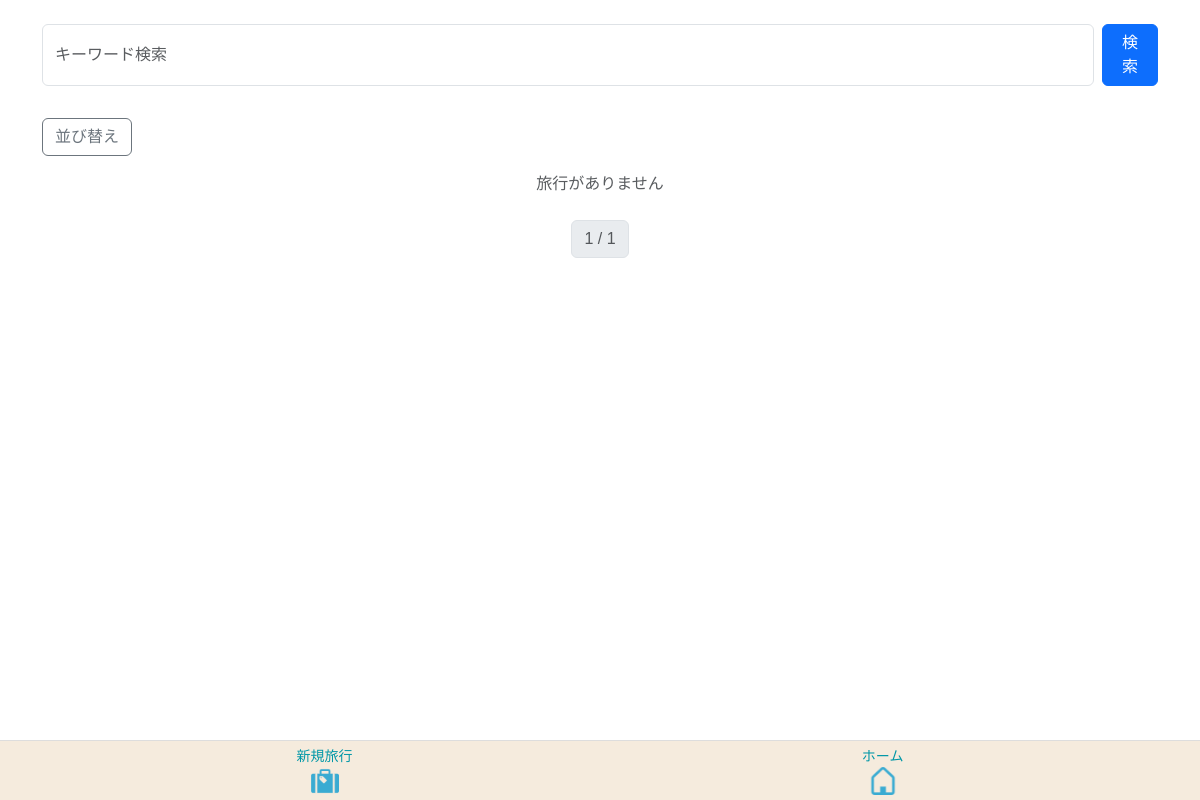
Page /home/ (signed in) on the earlier database version.
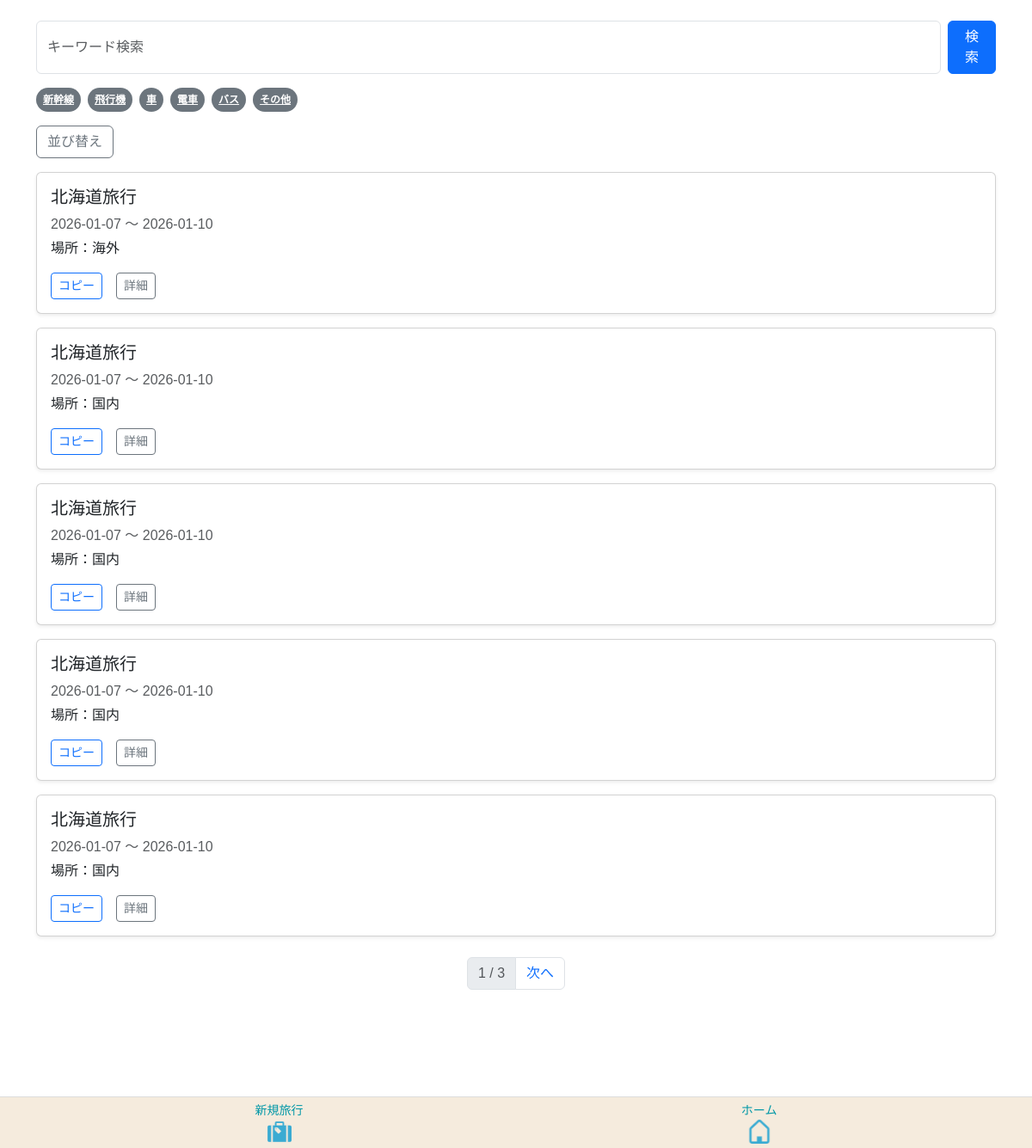
Same page on the later database version.
### app/models/travel.py (models this page shows, shortened)
class Transport(models.Model):
    class TransportType(models.IntegerChoices):
     SHINKANSEN = 0, _("新幹線")
     AIRPLANE   = 1, _("飛行機")
     CAR        = 2, _("車")
     TRAIN      = 3, _("電車")
     BUS        = 4, _("バス")
     OTHER      = 5, _("その他")
    transport_id = models.AutoField(
        primary_key=True,
        verbose_name=_("交通手段ID")
    )
    transport_type = models.IntegerField(
    choices=TransportType.choices,
    verbose_name=_("交通手段")
    )
    created_at = models.DateTimeField(
        auto_now_add=True,
        verbose_name=_("作成日")
    )
    updated_at = models.DateTimeField(
       auto_now=True,
        verbose_name=_("更新日")
    )
    class Meta:
        verbose_name = _("交通手段")
        verbose_name_plural = _("交通手段")

class Travel_info(models.Model):
    class StayType(models.IntegerChoices):
        DAY_TRIP = 0, _("日帰り")
        STAY     = 1, _("宿泊")
    class LocationType(models.IntegerChoices):
        DOMESTIC = 0, _("国内")
        OVERSEAS = 1, _("海外")
    class StatusType(models.IntegerChoices):
        NOT_DONE  = 0, _("未")
        COMPLETE  = 1, _("完")
        PROCESSED = 2, _("済")
    travel_info_id = models.AutoField(
        primary_key=True,
        verbose_name=_("旅行情報ID")
    )
    user = models.ForeignKey(
        settings.AUTH_USER_MODEL,
        on_delete=models.CASCADE,
        verbose_name=_("ユーザーID")
    )
    travel_title = models.CharField(
        max_length=100,
        verbose_name=_("旅行タイトル")
    )
    start_date = models.DateField(
        verbose_name=_("開始日")
    )
    end_date = models.DateField(
        verbose_name=_("終了日")
    )
    stay_type = models.IntegerField(
        choices=StayType.choices,
        verbose_name=_("宿泊タイプ")
    )
    location = models.IntegerField(
        choices=LocationType.choices,
        verbose_name=_("場所")
    )
    memo = models.CharField(
        max_length=230,
        blank=True,
        verbose_name=_("メモ")
    )
    status = models.IntegerField(
        choices=StatusType.choices,
        default=0,
        verbose_name=_("ステータス")
    )
    transport = models.ManyToManyField(
        "Transport",
        through="Travelmode",
        verbose_name=_("交通手段")
    )
    created_at = models.DateField(
        auto_now_add=True,
        verbose_name=_("作成日")
    )
    updated_at = models.DateField(
       auto_now=True,
        verbose_name=_("更新日")
    )
    class Meta:
        verbose_name = _("旅行情報")
        verbose_name_plural = _("旅行情報")

### app/views/home.py (the view)
# urls.py: path('home/', HomeView.as_view(), name='home'),
class HomeView(LoginRequiredMixin, TemplateView):
    template_name = "home/home.html"
    login_url = "/login/"  # ログインページのURLに合わせて変更
    def get(self, request, *args, **kwargs):
        keyword = request.GET.get("keyword", "")
        transport_filter = request.GET.get("transport", "")
        sort = request.GET.get("sort", "")
        travels = Travel_info.objects.filter(user=request.user)
        if keyword:
            travels = travels.filter(travel_title__icontains=keyword)
        if transport_filter:
            travels = travels.filter(transport__transport_type=transport_filter)
        if sort == "title_asc":
            travels = travels.order_by("travel_title")
        elif sort == "title_desc":
            travels = travels.order_by("-travel_title")
        elif sort == "date_asc":
            travels = travels.order_by("start_date")
        elif sort == "date_desc":
            travels = travels.order_by("-start_date")
        paginator = Paginator(travels, 5)
        page = request.GET.get("page")
        travels_page = paginator.get_page(page)
        tags = Transport.objects.all()
        return render(request, self.template_name, {
            "travels": travels_page,
            "keyword": keyword,
            "tags": tags,
            "transport_filter": transport_filter,
            "sort": sort,
        })

### templates/home/home.html (shortened to what this page needs)
{% extends 'base.html' %}
{% load static %}
{% block extra_css %}
{{ block.super }}
{% endblock %}
{% block content %}
<div class="container mt-4 mb-5">
    <form method="GET" class="d-flex mb-3">
        <input type="text" name="keyword" value="{{ keyword }}" class="form-control me-2"
               placeholder="キーワード検索">
        <button class="btn btn-primary">検索</button>
    </form>
    <div class="d-flex overflow-auto mb-3" style="white-space: nowrap;">
        {% for tag in tags %}
            <a href="?transport={{ tag.transport_type }}"
               class="badge rounded-pill bg-secondary text-white me-2 p-2">
                {{ tag.get_transport_type_display }}
            </a>
        {% endfor %}
    </div>
    <button class="btn btn-outline-secondary mb-3" data-bs-toggle="modal" data-bs-target="#sortModal">
        並び替え
    </button>
    {% for t in travels %}
        <div class="card mb-3 shadow-sm">
            <div class="card-body">
                <h5 class="card-title">{{ t.travel_title }}</h5>
                <p class="card-text text-muted mb-1">
                    {{ t.start_date|date:"Y-m-d" }} 〜 {{ t.end_date|date:"Y-m-d" }}
                </p>
                <p class="card-text">
                    場所：{{ t.get_location_display }}
                </p>
                <div class="d-flex gap-3">
                    <a href="{% url 'app:template_preview' %}?copy={{ t.travel_info_id }}"
                       class="btn btn-sm btn-outline-primary">
                        コピー
                    </a>
                    <a href="#" class="btn btn-sm btn-outline-secondary">
                        詳細
                    </a>
                </div>
            </div>
        </div>
    {% empty %}
        <p class="text-center text-muted">旅行がありません</p>
    {% endfor %}
    <div class="d-flex justify-content-center mt-4">
        <nav>
            <ul class="pagination">
                <li class="page-item disabled">
                    <span class="page-link">
                        {{ travels.number }} / {{ travels.paginator.num_pages }}
                    </span>
                </li>
                {% if travels.has_next %}
                    <li class="page-item">
                        <a class="page-link" href="?page={{ travels.next_page_number }}">次へ</a>
                    </li>
                {% endif %}
            </ul>
        </nav>
    </div>
</div>
{% endblock%}

Differences in the rows shown:
added Transport: transport_type "新幹線"
added Transport: transport_type "飛行機"
added Transport: transport_type "車"
added Transport: transport_type "電車"
added Transport: transport_type "バス"
added Transport: transport_type "その他"
added Travel_info: travel_title "北海道旅行", start_date "2026-01-07", end_date "2026-01-10", location "海外"
added Travel_info: travel_title "北海道旅行", start_date "2026-01-07", end_date "2026-01-10", location "国内"
added Travel_info: travel_title "北海道旅行", start_date "2026-01-07", end_date "2026-01-10", location "国内"
added Travel_info: travel_title "北海道旅行", start_date "2026-01-07", end_date "2026-01-10", location "国内"
added Travel_info: travel_title "北海道旅行", start_date "2026-01-07", end_date "2026-01-10", location "国内"
Other differences:
{{ travels.paginator.num_pages }}: "1" → "3"
text no longer shown: "旅行がありません"
text now shown: "次へ"
